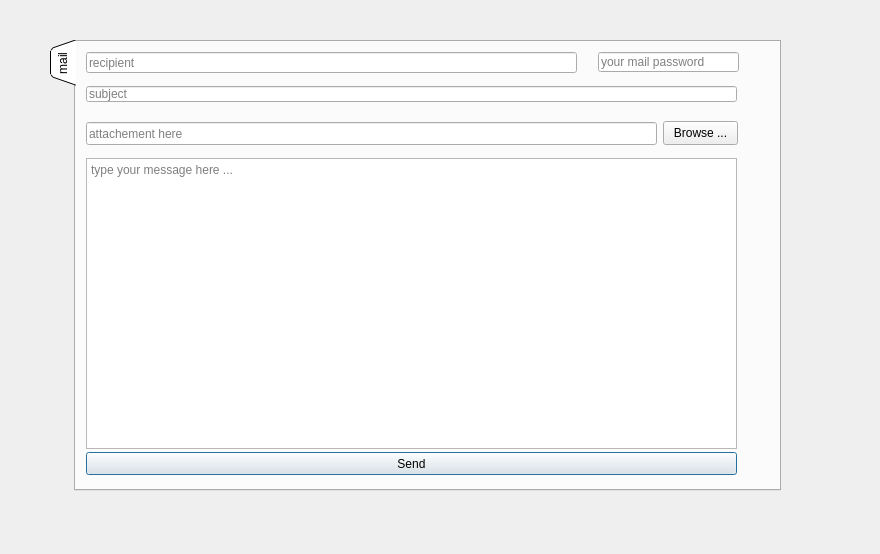
<?xml version="1.0" encoding="UTF-8"?>
<ui version="4.0">
 <class>mailing_sercice</class>
 <widget class="QDialog" name="mailing_sercice">
  <property name="geometry">
   <rect>
    <x>0</x>
    <y>0</y>
    <width>880</width>
    <height>554</height>
   </rect>
  </property>
  <property name="windowTitle">
   <string>Dialog</string>
  </property>
  <widget class="QTabWidget" name="tabWidget">
   <property name="geometry">
    <rect>
     <x>50</x>
     <y>40</y>
     <width>731</width>
     <height>451</height>
    </rect>
   </property>
   <property name="tabPosition">
    <enum>QTabWidget::West</enum>
   </property>
   <property name="tabShape">
    <enum>QTabWidget::Triangular</enum>
   </property>
   <property name="currentIndex">
    <number>0</number>
   </property>
   <widget class="QWidget" name="tab_2">
    <attribute name="title">
     <string>mail</string>
    </attribute>
    <widget class="QPushButton" name="sendBtn">
     <property name="geometry">
      <rect>
       <x>10</x>
       <y>410</y>
       <width>651</width>
       <height>23</height>
      </rect>
     </property>
     <property name="text">
      <string>Send</string>
     </property>
    </widget>
    <widget class="QLineEdit" name="subject">
     <property name="geometry">
      <rect>
       <x>10</x>
       <y>44</y>
       <width>651</width>
       <height>16</height>
      </rect>
     </property>
     <property name="placeholderText">
      <string>subject</string>
     </property>
    </widget>
    <widget class="QPushButton" name="browseBtn">
     <property name="geometry">
      <rect>
       <x>587</x>
       <y>79</y>
       <width>75</width>
       <height>24</height>
      </rect>
     </property>
     <property name="text">
      <string>Browse ...</string>
     </property>
    </widget>
    <widget class="QLineEdit" name="file">
     <property name="geometry">
      <rect>
       <x>10</x>
       <y>80</y>
       <width>571</width>
       <height>23</height>
      </rect>
     </property>
     <property name="placeholderText">
      <string>attachement here</string>
     </property>
    </widget>
    <widget class="QTextEdit" name="msg">
     <property name="geometry">
      <rect>
       <x>10</x>
       <y>116</y>
       <width>651</width>
       <height>291</height>
      </rect>
     </property>
     <property name="placeholderText">
      <string>type your message here ...</string>
     </property>
    </widget>
    <widget class="QLineEdit" name="rcpt">
     <property name="geometry">
      <rect>
       <x>10</x>
       <y>10</y>
       <width>491</width>
       <height>21</height>
      </rect>
     </property>
     <property name="placeholderText">
      <string>recipient</string>
     </property>
    </widget>
    <widget class="QLineEdit" name="mail_pass">
     <property name="geometry">
      <rect>
       <x>522</x>
       <y>10</y>
       <width>141</width>
       <height>20</height>
      </rect>
     </property>
     <property name="echoMode">
      <enum>QLineEdit::Password</enum>
     </property>
     <property name="placeholderText">
      <string>your mail password</string>
     </property>
    </widget>
   </widget>
  </widget>
 </widget>
 <resources/>
 <connections/>
</ui>
